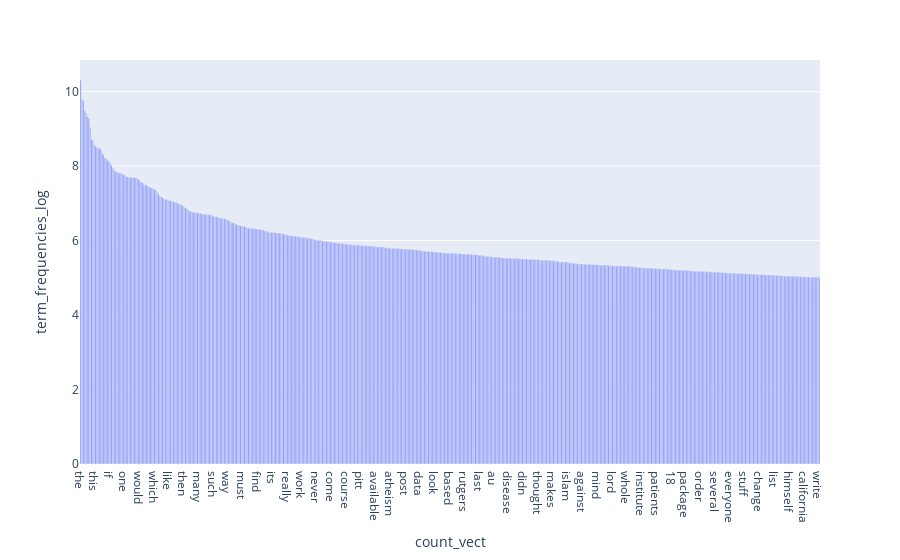

The notebook cell this image was saved under:
### Markdown cell above
### >>> **Exercise 15 (take home):** 
You can copy the code from the previous exercise and change the 'term_frequencies' variable for the 'term_frequencies_log', comment about the differences that you observe and talk about other possible insights that we can get from a log distribution.

### Code cell
x=[];y=[]
for i in range(len(term_frequencies_log)):
    if term_frequencies_log[i]>5:
       x=np.concatenate([x,count_vect.get_feature_names_out()[i:i+1]])
       y=np.concatenate([y,term_frequencies_log[i:i+1]])
df = pd.DataFrame(dict(
    count_vect = x,
    term_frequencies_log = y))
fig = px.bar(df, x = 'count_vect', y = 'term_frequencies_log')
fig.update_xaxes(categoryorder='total descending')
fig.show()

### Figure 1 — Plotly figure (JSON) as saved in the notebook; plotly's stock layout.template omitted (floating-point values rounded to 4 significant figures; data arrays with more than 128 entries replaced by an {"elided": "..."} marker saying what was removed)
{"data": [{"alignmentgroup": "True", "hovertemplate": "count_vect=%{x}<br>term_frequencies_log=%{y}<extra></extra>", "legendgroup": "", "marker": {"color": "#636efa", "pattern": {"shape": ""}}, "name": "", "offsetgroup": "", "orientation": "v", "showlegend": false, "textposition": "auto", "type": "bar", "x": {"elided": "551 str values"}, "xaxis": "x", "y": {"elided": "551 float values"}, "yaxis": "y"}], "layout": {"barmode": "relative", "legend": {"tracegroupgap": 0}, "margin": {"t": 60}, "xaxis": {"anchor": "y", "categoryorder": "total descending", "domain": [0, 1], "title": {"text": "count_vect"}}, "yaxis": {"anchor": "x", "domain": [0, 1], "title": {"text": "term_frequencies_log"}}}}
